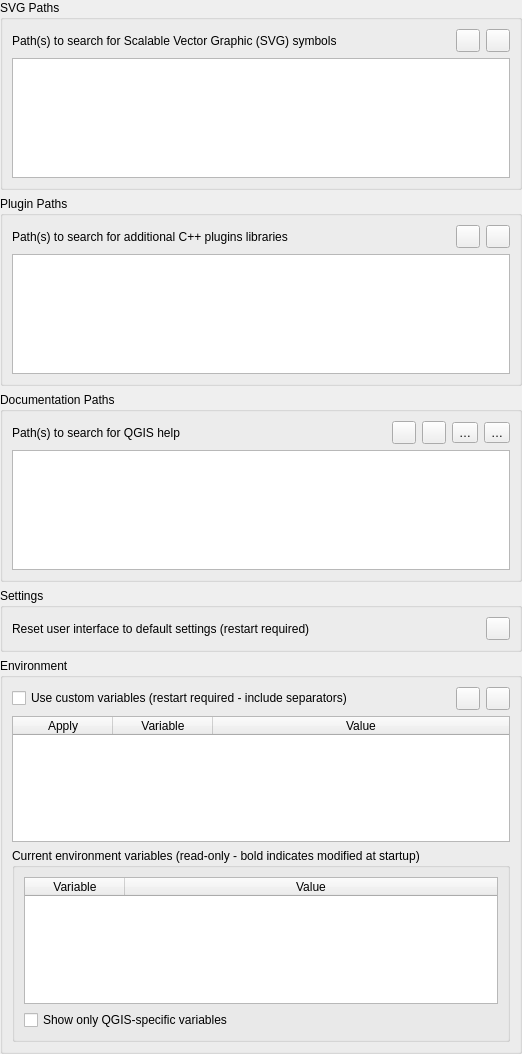
             <widget class="QWidget" name="mOptionsScrollAreaContents_03">
              <property name="geometry">
               <rect>
                <x>0</x>
                <y>0</y>
                <width>522</width>
                <height>1054</height>
               </rect>
              </property>
              <layout class="QVBoxLayout" name="verticalLayout_22">
               <property name="leftMargin">
                <number>0</number>
               </property>
               <property name="topMargin">
                <number>0</number>
               </property>
               <property name="rightMargin">
                <number>0</number>
               </property>
               <property name="bottomMargin">
                <number>0</number>
               </property>
               <item>
                <widget class="QgsCollapsibleGroupBox" name="groupBox_2">
                 <property name="title">
                  <string>SVG Paths</string>
                 </property>
                 <layout class="QGridLayout" name="_6">
                  <item row="0" column="0">
                   <widget class="QLabel" name="mSVGLabel">
                    <property name="text">
                     <string>Path(s) to search for Scalable Vector Graphic (SVG) symbols</string>
                    </property>
                   </widget>
                  </item>
                  <item row="0" column="1">
                   <spacer>
                    <property name="orientation">
                     <enum>Qt::Horizontal</enum>
                    </property>
                    <property name="sizeHint" stdset="0">
                     <size>
                      <width>31</width>
                      <height>20</height>
                     </size>
                    </property>
                   </spacer>
                  </item>
                  <item row="0" column="2">
                   <widget class="QToolButton" name="mBtnAddSVGPath">
                    <property name="toolTip">
                     <string>Add new path</string>
                    </property>
                    <property name="text">
                     <string/>
                    </property>
                    <property name="icon">
                     <iconset resource="../../images/images.qrc">
                      <normaloff>:/images/themes/default/symbologyAdd.svg</normaloff>:/images/themes/default/symbologyAdd.svg</iconset>
                    </property>
                   </widget>
                  </item>
                  <item row="0" column="3">
                   <widget class="QToolButton" name="mBtnRemoveSVGPath">
                    <property name="toolTip">
                     <string>Remove path</string>
                    </property>
                    <property name="text">
                     <string/>
                    </property>
                    <property name="icon">
                     <iconset resource="../../images/images.qrc">
                      <normaloff>:/images/themes/default/symbologyRemove.svg</normaloff>:/images/themes/default/symbologyRemove.svg</iconset>
                    </property>
                   </widget>
                  </item>
                  <item row="1" column="0" colspan="4">
                   <widget class="QListWidget" name="mListSVGPaths">
                    <property name="minimumSize">
                     <size>
                      <width>0</width>
                      <height>120</height>
                     </size>
                    </property>
                   </widget>
                  </item>
                 </layout>
                </widget>
               </item>
               <item>
                <widget class="QgsCollapsibleGroupBox" name="groupBox_4">
                 <property name="title">
                  <string>Plugin Paths</string>
                 </property>
                 <layout class="QGridLayout" name="_3">
                  <item row="0" column="0">
                   <widget class="QLabel" name="mSVGLabel_2">
                    <property name="text">
                     <string>Path(s) to search for additional C++ plugins libraries</string>
                    </property>
                   </widget>
                  </item>
                  <item row="0" column="1">
                   <spacer>
                    <property name="orientation">
                     <enum>Qt::Horizontal</enum>
                    </property>
                    <property name="sizeHint" stdset="0">
                     <size>
                      <width>31</width>
                      <height>20</height>
                     </size>
                    </property>
                   </spacer>
                  </item>
                  <item row="0" column="2">
                   <widget class="QToolButton" name="mBtnAddPluginPath">
                    <property name="toolTip">
                     <string>Add new path</string>
                    </property>
                    <property name="text">
                     <string/>
                    </property>
                    <property name="icon">
                     <iconset resource="../../images/images.qrc">
                      <normaloff>:/images/themes/default/symbologyAdd.svg</normaloff>:/images/themes/default/symbologyAdd.svg</iconset>
                    </property>
                   </widget>
                  </item>
                  <item row="0" column="3">
                   <widget class="QToolButton" name="mBtnRemovePluginPath">
                    <property name="toolTip">
                     <string>Remove path</string>
                    </property>
                    <property name="text">
                     <string/>
                    </property>
                    <property name="icon">
                     <iconset resource="../../images/images.qrc">
                      <normaloff>:/images/themes/default/symbologyRemove.svg</normaloff>:/images/themes/default/symbologyRemove.svg</iconset>
                    </property>
                   </widget>
                  </item>
                  <item row="1" column="0" colspan="4">
                   <widget class="QListWidget" name="mListPluginPaths">
                    <property name="minimumSize">
                     <size>
                      <width>0</width>
                      <height>120</height>
                     </size>
                    </property>
                   </widget>
                  </item>
                 </layout>
                </widget>
               </item>
               <item>
                <widget class="QgsCollapsibleGroupBox" name="groupBox_29">
                 <property name="title">
                  <string>Documentation Paths</string>
                 </property>
                 <layout class="QGridLayout" name="_4">
                  <item row="0" column="5">
                   <widget class="QToolButton" name="mBtnMoveHelpDown">
                    <property name="toolTip">
                     <string>Lower selected path priority</string>
                    </property>
                    <property name="text">
                     <string>…</string>
                    </property>
                    <property name="icon">
                     <iconset resource="../../images/images.qrc">
                      <normaloff>:/images/themes/default/mActionArrowDown.svg</normaloff>:/images/themes/default/mActionArrowDown.svg</iconset>
                    </property>
                   </widget>
                  </item>
                  <item row="0" column="0">
                   <widget class="QLabel" name="mSVGLabel_5">
                    <property name="text">
                     <string>Path(s) to search for QGIS help</string>
                    </property>
                   </widget>
                  </item>
                  <item row="0" column="1">
                   <spacer>
                    <property name="orientation">
                     <enum>Qt::Horizontal</enum>
                    </property>
                    <property name="sizeHint" stdset="0">
                     <size>
                      <width>31</width>
                      <height>20</height>
                     </size>
                    </property>
                   </spacer>
                  </item>
                  <item row="0" column="2">
                   <widget class="QToolButton" name="mBtnAddHelpPath">
                    <property name="toolTip">
                     <string>Add new path</string>
                    </property>
                    <property name="text">
                     <string/>
                    </property>
                    <property name="icon">
                     <iconset resource="../../images/images.qrc">
                      <normaloff>:/images/themes/default/symbologyAdd.svg</normaloff>:/images/themes/default/symbologyAdd.svg</iconset>
                    </property>
                   </widget>
                  </item>
                  <item row="0" column="3">
                   <widget class="QToolButton" name="mBtnRemoveHelpPath">
                    <property name="toolTip">
                     <string>Remove path</string>
                    </property>
                    <property name="text">
                     <string/>
                    </property>
                    <property name="icon">
                     <iconset resource="../../images/images.qrc">
                      <normaloff>:/images/themes/default/symbologyRemove.svg</normaloff>:/images/themes/default/symbologyRemove.svg</iconset>
                    </property>
                   </widget>
                  </item>
                  <item row="1" column="0" colspan="6">
                   <widget class="QTreeWidget" name="mHelpPathTreeWidget">
                    <property name="minimumSize">
                     <size>
                      <width>0</width>
                      <height>120</height>
                     </size>
                    </property>
                    <attribute name="headerVisible">
                     <bool>false</bool>
                    </attribute>
                    <column>
                     <property name="text">
                      <string notr="true">1</string>
                     </property>
                    </column>
                   </widget>
                  </item>
                  <item row="0" column="4">
                   <widget class="QToolButton" name="mBtnMoveHelpUp">
                    <property name="toolTip">
                     <string>Raise selected path priority</string>
                    </property>
                    <property name="text">
                     <string>…</string>
                    </property>
                    <property name="icon">
                     <iconset resource="../../images/images.qrc">
                      <normaloff>:/images/themes/default/mActionArrowUp.svg</normaloff>:/images/themes/default/mActionArrowUp.svg</iconset>
                    </property>
                   </widget>
                  </item>
                 </layout>
                </widget>
               </item>
               <item>
                <widget class="QgsCollapsibleGroupBox" name="mQSettingsGrpBx">
                 <property name="title">
                  <string>Settings</string>
                 </property>
                 <layout class="QGridLayout" name="gridLayout_13">
                  <item row="0" column="1">
                   <spacer name="horizontalSpacer_42">
                    <property name="orientation">
                     <enum>Qt::Horizontal</enum>
                    </property>
                    <property name="sizeHint" stdset="0">
                     <size>
                      <width>40</width>
                      <height>20</height>
                     </size>
                    </property>
                   </spacer>
                  </item>
                  <item row="0" column="2">
                   <widget class="QToolButton" name="mRestoreDefaultWindowStateBtn">
                    <property name="toolTip">
                     <string>Reset</string>
                    </property>
                    <property name="text">
                     <string/>
                    </property>
                    <property name="icon">
                     <iconset resource="../../images/images.qrc">
                      <normaloff>:/images/themes/default/mActionUndo.svg</normaloff>:/images/themes/default/mActionUndo.svg</iconset>
                    </property>
                   </widget>
                  </item>
                  <item row="0" column="0">
                   <widget class="QLabel" name="mRestoreDefaultWindowStateLbl">
                    <property name="text">
                     <string>Reset user interface to default settings (restart required)</string>
                    </property>
                   </widget>
                  </item>
                 </layout>
                </widget>
               </item>
               <item>
                <widget class="QgsCollapsibleGroupBox" name="mEnvironmentGrpBx">
                 <property name="minimumSize">
                  <size>
                   <width>0</width>
                   <height>0</height>
                  </size>
                 </property>
                 <property name="title">
                  <string>Environment</string>
                 </property>
                 <layout class="QGridLayout" name="gridLayout_32">
                  <item row="1" column="3">
                   <widget class="QToolButton" name="mRemoveCustomVarBtn">
                    <property name="sizePolicy">
                     <sizepolicy hsizetype="Maximum" vsizetype="Fixed">
                      <horstretch>0</horstretch>
                      <verstretch>0</verstretch>
                     </sizepolicy>
                    </property>
                    <property name="toolTip">
                     <string>Remove variable</string>
                    </property>
                    <property name="text">
                     <string/>
                    </property>
                    <property name="icon">
                     <iconset resource="../../images/images.qrc">
                      <normaloff>:/images/themes/default/symbologyRemove.svg</normaloff>:/images/themes/default/symbologyRemove.svg</iconset>
                    </property>
                   </widget>
                  </item>
                  <item row="1" column="2">
                   <widget class="QToolButton" name="mAddCustomVarBtn">
                    <property name="sizePolicy">
                     <sizepolicy hsizetype="Maximum" vsizetype="Fixed">
                      <horstretch>0</horstretch>
                      <verstretch>0</verstretch>
                     </sizepolicy>
                    </property>
                    <property name="toolTip">
                     <string>Add new variable</string>
                    </property>
                    <property name="text">
                     <string/>
                    </property>
                    <property name="icon">
                     <iconset resource="../../images/images.qrc">
                      <normaloff>:/images/themes/default/symbologyAdd.svg</normaloff>:/images/themes/default/symbologyAdd.svg</iconset>
                    </property>
                   </widget>
                  </item>
                  <item row="4" column="0" colspan="4">
                   <widget class="QgsCollapsibleGroupBox" name="mCurrentVariablesGrpBx">
                    <property name="minimumSize">
                     <size>
                      <width>0</width>
                      <height>0</height>
                     </size>
                    </property>
                    <property name="title">
                     <string>Current environment variables (read-only - bold indicates modified at startup)</string>
                    </property>
                    <property name="collapsed" stdset="0">
                     <bool>false</bool>
                    </property>
                    <property name="saveCollapsedState" stdset="0">
                     <bool>true</bool>
                    </property>
                    <layout class="QVBoxLayout" name="verticalLayout_8">
                     <item>
                      <widget class="QTableWidget" name="mCurrentVariablesTable">
                       <property name="minimumSize">
                        <size>
                         <width>0</width>
                         <height>120</height>
                        </size>
                       </property>
                       <property name="selectionMode">
                        <enum>QAbstractItemView::SingleSelection</enum>
                       </property>
                       <property name="sortingEnabled">
                        <bool>true</bool>
                       </property>
                       <property name="wordWrap">
                        <bool>false</bool>
                       </property>
                       <attribute name="horizontalHeaderMinimumSectionSize">
                        <number>100</number>
                       </attribute>
                       <attribute name="horizontalHeaderShowSortIndicator" stdset="0">
                        <bool>true</bool>
                       </attribute>
                       <attribute name="horizontalHeaderStretchLastSection">
                        <bool>true</bool>
                       </attribute>
                       <attribute name="verticalHeaderVisible">
                        <bool>false</bool>
                       </attribute>
                       <column>
                        <property name="text">
                         <string>Variable</string>
                        </property>
                       </column>
                       <column>
                        <property name="text">
                         <string>Value</string>
                        </property>
                       </column>
                      </widget>
                     </item>
                     <item>
                      <widget class="QCheckBox" name="mCurrentVariablesQGISChxBx">
                       <property name="text">
                        <string>Show only QGIS-specific variables</string>
                       </property>
                      </widget>
                     </item>
                    </layout>
                   </widget>
                  </item>
                  <item row="1" column="0">
                   <widget class="QCheckBox" name="mCustomVariablesChkBx">
                    <property name="text">
                     <string>Use custom variables (restart required - include separators)</string>
                    </property>
                   </widget>
                  </item>
                  <item row="1" column="1">
                   <spacer name="horizontalSpacer_14">
                    <property name="orientation">
                     <enum>Qt::Horizontal</enum>
                    </property>
                    <property name="sizeHint" stdset="0">
                     <size>
                      <width>40</width>
                      <height>20</height>
                     </size>
                    </property>
                   </spacer>
                  </item>
                  <item row="3" column="0" colspan="4">
                   <widget class="QTableWidget" name="mCustomVariablesTable">
                    <property name="minimumSize">
                     <size>
                      <width>0</width>
                      <height>120</height>
                     </size>
                    </property>
                    <property name="editTriggers">
                     <set>QAbstractItemView::AllEditTriggers</set>
                    </property>
                    <property name="selectionMode">
                     <enum>QAbstractItemView::SingleSelection</enum>
                    </property>
                    <property name="sortingEnabled">
                     <bool>true</bool>
                    </property>
                    <property name="wordWrap">
                     <bool>false</bool>
                    </property>
                    <property name="cornerButtonEnabled">
                     <bool>false</bool>
                    </property>
                    <attribute name="horizontalHeaderMinimumSectionSize">
                     <number>4</number>
                    </attribute>
                    <attribute name="horizontalHeaderShowSortIndicator" stdset="0">
                     <bool>true</bool>
                    </attribute>
                    <attribute name="horizontalHeaderStretchLastSection">
                     <bool>true</bool>
                    </attribute>
                    <attribute name="verticalHeaderVisible">
                     <bool>false</bool>
                    </attribute>
                    <column>
                     <property name="text">
                      <string>Apply</string>
                     </property>
                    </column>
                    <column>
                     <property name="text">
                      <string>Variable</string>
                     </property>
                    </column>
                    <column>
                     <property name="text">
                      <string>Value</string>
                     </property>
                    </column>
                   </widget>
                  </item>
                 </layout>
                </widget>
               </item>
               <item>
                <spacer name="verticalSpacer_11">
                 <property name="orientation">
                  <enum>Qt::Vertical</enum>
                 </property>
                 <property name="sizeHint" stdset="0">
                  <size>
                   <width>20</width>
                   <height>40</height>
                  </size>
                 </property>
                </spacer>
               </item>
              </layout>
             </widget>
